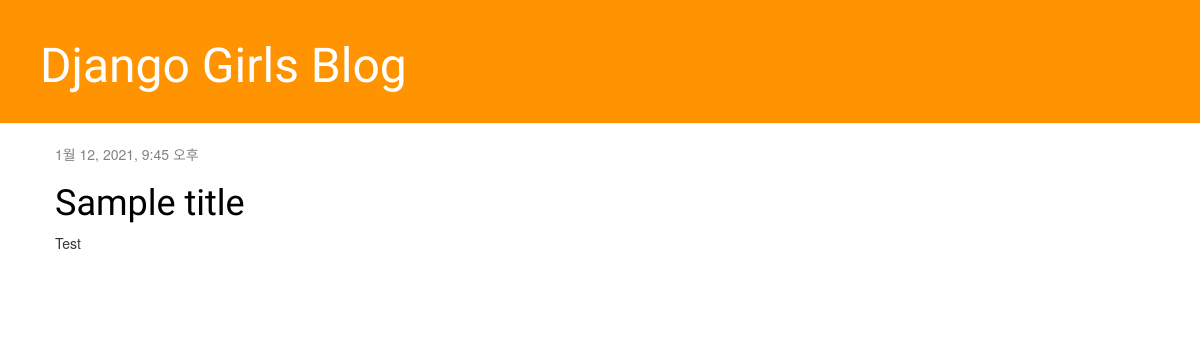
Before: / with the older database file.
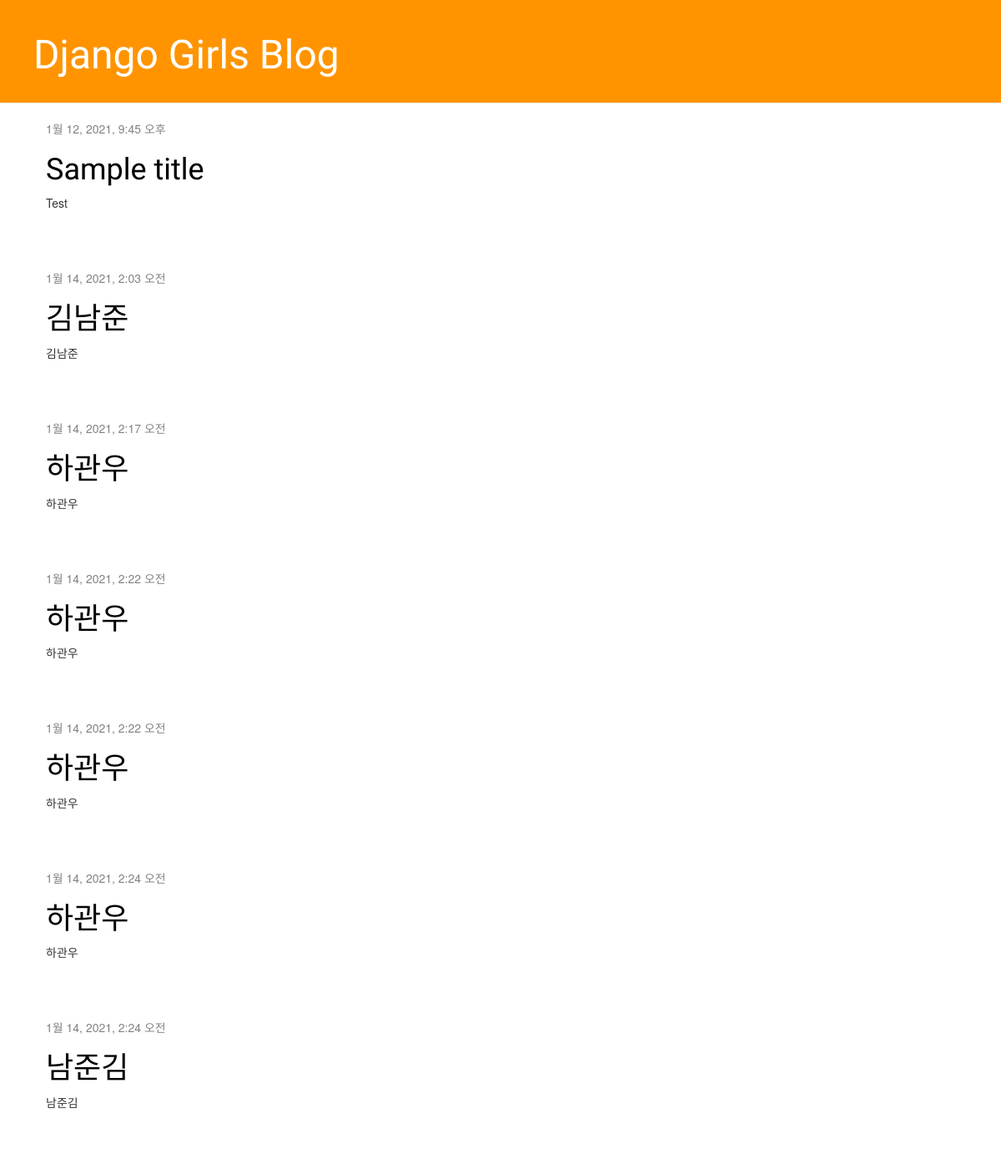
After: the same page with the newer database file.
### blog/models.py (models this page shows, shortened)
class Post(models.Model):
    author = models.ForeignKey(settings.AUTH_USER_MODEL, on_delete=models.CASCADE)
    title = models.CharField(max_length=200)
    text = models.TextField()
    created_date = models.DateTimeField(
            default=timezone.now)
    published_date = models.DateTimeField(
            blank=True, null=True)

### blog/views.py (the view)
# urls.py: path('', views.post_list, name='post_list'),
def post_list(request):
    posts = Post.objects.filter(published_date__lte=timezone.now()).order_by('published_date')
    return render(request, 'blog/post_list.html', {'posts': posts})

### blog/templates/blog/post_list.html (shortened to what this page needs)
{% extends 'blog/base.html' %}
{% load static %}
                    {% block content %}
                    {% for post in posts %}
                        <div class="post">
                            <div class="date">
                                {{ post.published_date }}
                            </div>
                            <h1><a href="{% url 'post_detail' pk=post.pk %}">{{ post.title }}</a></h1>
                            <p>{{ post.text|linebreaksbr }}</p>
                        </div>
                    {% endfor %}
                {% endblock %}

### blog/templates/blog/base.html (shortened to what this page needs)
{% load static %}
<html>
    <head>
        <link rel="stylesheet" href="//maxcdn.bootstrapcdn.com/bootstrap/3.2.0/css/bootstrap.min.css">
        <link rel="stylesheet" href="//maxcdn.bootstrapcdn.com/bootstrap/3.2.0/css/bootstrap-theme.min.css">
        <link rel="stylesheet" href="{% static 'css/blog.css' %}">
    </head>
    <body>
        <div class="page-header">
            <h1><a href="/">Django Girls Blog</a></h1>
        </div>
        <div class="content container">
            <div class="row">
                <div class="col-md-8">
                {% block content %}
                {% endblock %}
                </div>
            </div>
        </div>
    </body>
</html>

### blog/static/blog.css (style rules this page uses)
.page-header { background-color: #ff9400; margin-top: 0; padding: 20px 20px 20px 40px; }
.page-header h1, .page-header h1 a, .page-header h1 a:visited, .page-header h1 a:active { color: #ffffff; font-size: 36pt; text-decoration: none; }
.content { margin-left: 40px; }
h1, h2, h3, h4 { font-family: 'Lobster', cursive; }
.date { color: #828282; }
.post { margin-bottom: 70px; }
.post h1 a, .post h1 a:visited { color: #000000; }

Changed rows visible on the page:
added Post: published_date "1월 14, 2021, 2:03 오전", title "김남준", text "김남준"
added Post: published_date "1월 14, 2021, 2:17 오전", title "하관우", text "하관우"
added Post: published_date "1월 14, 2021, 2:22 오전", title "하관우", text "하관우"
added Post: published_date "1월 14, 2021, 2:22 오전", title "하관우", text "하관우"
added Post: published_date "1월 14, 2021, 2:24 오전", title "하관우", text "하관우"
added Post: published_date "1월 14, 2021, 2:24 오전", title "남준김", text "남준김"
